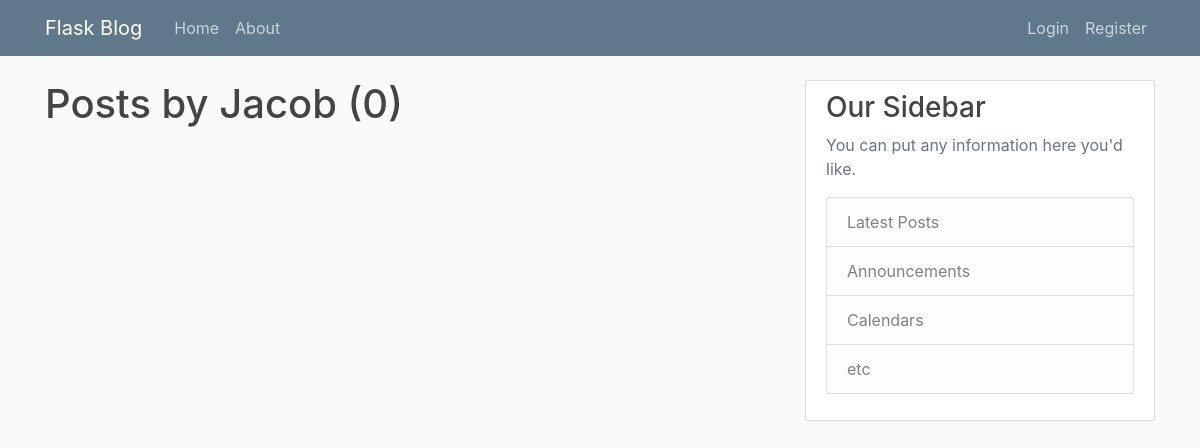
The page /user/Jacob on the database as committed earlier.
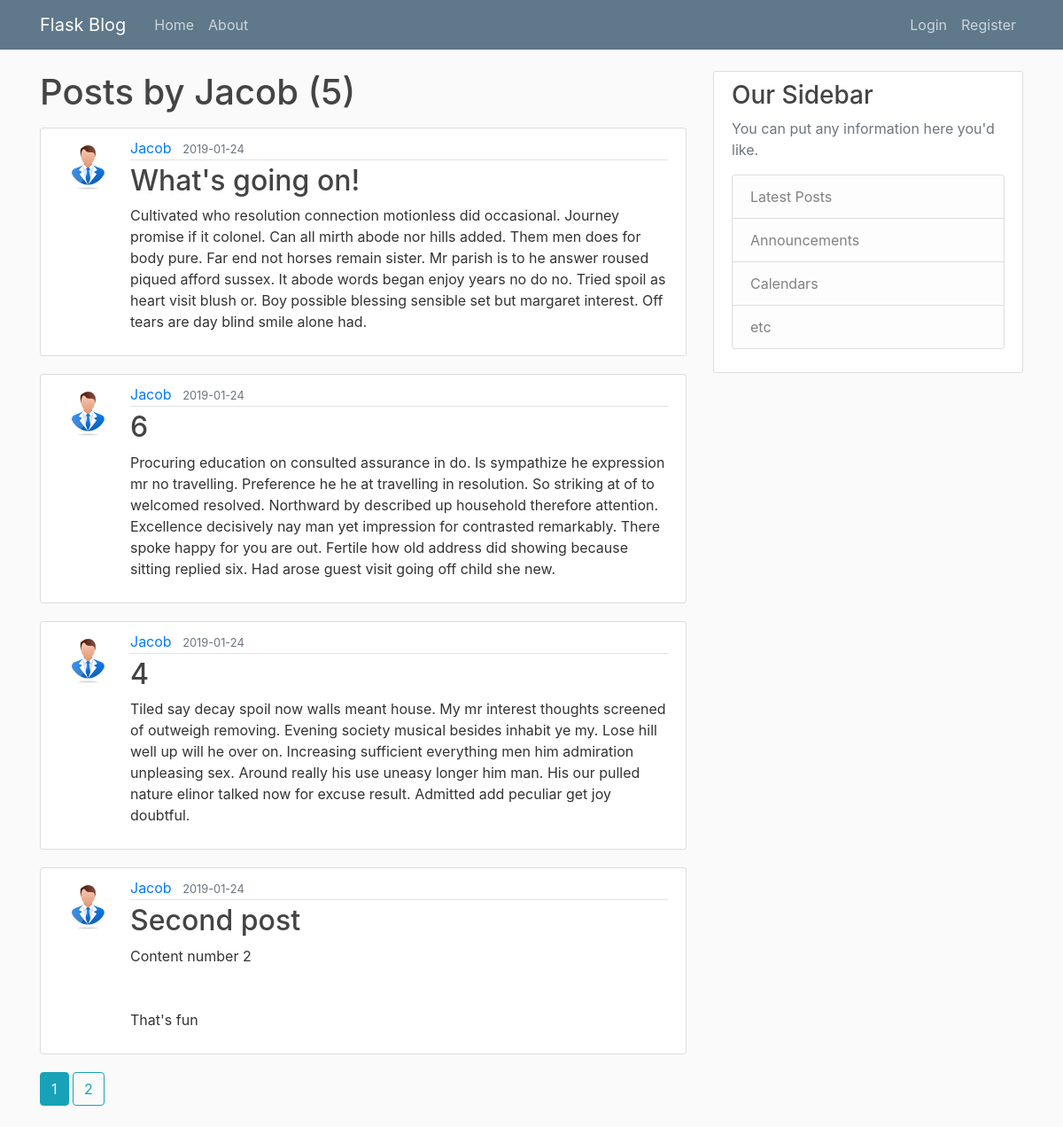
The same page on the database as committed later.
### blogApp/models.py (models this page shows, shortened)
class Post(db.Model):
    id = db.Column(db.Integer, primary_key=True)
    title = db.Column(db.String(100), nullable=False)
    date_posted = db.Column(db.DateTime, nullable=False, default=datetime.utcnow)
    content = db.Column(db.Text, nullable=False)
    user_id = db.Column(db.Integer, db.ForeignKey("user.id"), nullable=False)

class User(db.Model, UserMixin):
    id = db.Column(db.Integer, primary_key=True)
    username = db.Column(db.String(20), unique=True, nullable=False)
    email = db.Column(db.String(120), unique=True, nullable=False)
    image_file = db.Column(db.String(20), nullable=False, default="default.jpg")
    password = db.Column(db.String(60), nullable=False)
    posts = db.relationship("Post", backref="author", lazy=True)

### blogApp/routes.py (the view)
@app.route("/user/<string:username>")
def user_posts(username):
    page = request.args.get("page", 1, type=int)
    user = User.query.filter_by(username=username).first_or_404()
    posts = Post.query.filter_by(author=user)\
        .order_by(Post.date_posted.desc())\
        .paginate(page=page, per_page=4)
    return render_template('user_posts.html', posts=posts, user=user)

### blogApp/templates/user_posts.html
{% extends "layout.html" %}
{% block content %}
  <h1 class="mb-3">Posts by {{ user.username }} ({{ posts.total }})</h1>
  {% for post in posts.items %}
  <article class="media content-section">
    <img class="rounded-circle article-img" src="{{ url_for('static', filename='profile_pics/' + post.author.image_file) }}" alt="">
    <div class="media-body">
      <div class="article-metadata">
        <a class="mr-2" href="{{ url_for('user_posts', username=post.author.username) }}">{{ post.author.username }}</a>
        <small class="text-muted">{{ post.date_posted.strftime("%Y-%m-%d") }}</small>
      </div>
      <h2><a class="article-title" href="{{ url_for('post', post_id=post.id) }}">{{ post.title }}</a></h2>
      <p class="article-content">{{ post.content }}</p>
    </div>
  </article>
  {% endfor %}
  {% for page_num in posts.iter_pages(left_edge=1, right_edge=1, left_current=1, right_current=2) %}
    {% if page_num %}
      {% if posts.page == page_num %}
      <a class="btn btn-info mb-4" href="{{ url_for('user_posts', username=user.username, page=page_num)}}">{{ page_num }}</a>
      {% else %}
        <a class="btn btn-outline-info mb-4" href="{{ url_for('user_posts', username=user.username, page=page_num)}}">{{ page_num }}</a>
      {% endif %}
    {% else %}
      ...
    {% endif %}
  {% endfor %}
{% endblock content %}

Rows that differ between the two databases and show on the page:
added Post: image_file (picture), author.username "Jacob", date_posted "2019-01-24", title "What's going on!", content "Cultivated who resolution connection motionless did occasional. Journey promise if it colonel. Can all mirth abode nor hills added. Them men does for body pure. Far end not horses remain sister. Mr parish is to he answer roused piqued afford sussex. It abode words began enjoy years no do no. Tried spoil as heart visit blush or. Boy possible blessing sensible set but margaret interest. Off tears are day blind smile alone had."
added Post: image_file (picture), author.username "Jacob", date_posted "2019-01-24", title "6", content "Procuring education on consulted assurance in do. Is sympathize he expression mr no travelling. Preference he he at travelling in resolution. So striking at of to welcomed resolved. Northward by described up household therefore attention. Excellence decisively nay man yet impression for contrasted remarkably. There spoke happy for you are out. Fertile how old address did showing because sitting replied six. Had arose guest visit going off child she new."
added Post: image_file (picture), author.username "Jacob", date_posted "2019-01-24", title "4", content "Tiled say decay spoil now walls meant house. My mr interest thoughts screened of outweigh removing. Evening society musical besides inhabit ye my. Lose hill well up will he over on. Increasing sufficient everything men him admiration unpleasing sex. Around really his use uneasy longer him man. His our pulled nature elinor talked now for excuse result. Admitted add peculiar get joy doubtful."
added Post: image_file (picture), author.username "Jacob", date_posted "2019-01-24", title "Second post", content "Content number 2 That's fun"
Other text that changed with them:
{{ posts.total }}: "0" → "5"
new list line: "1"
new list line: "2"
